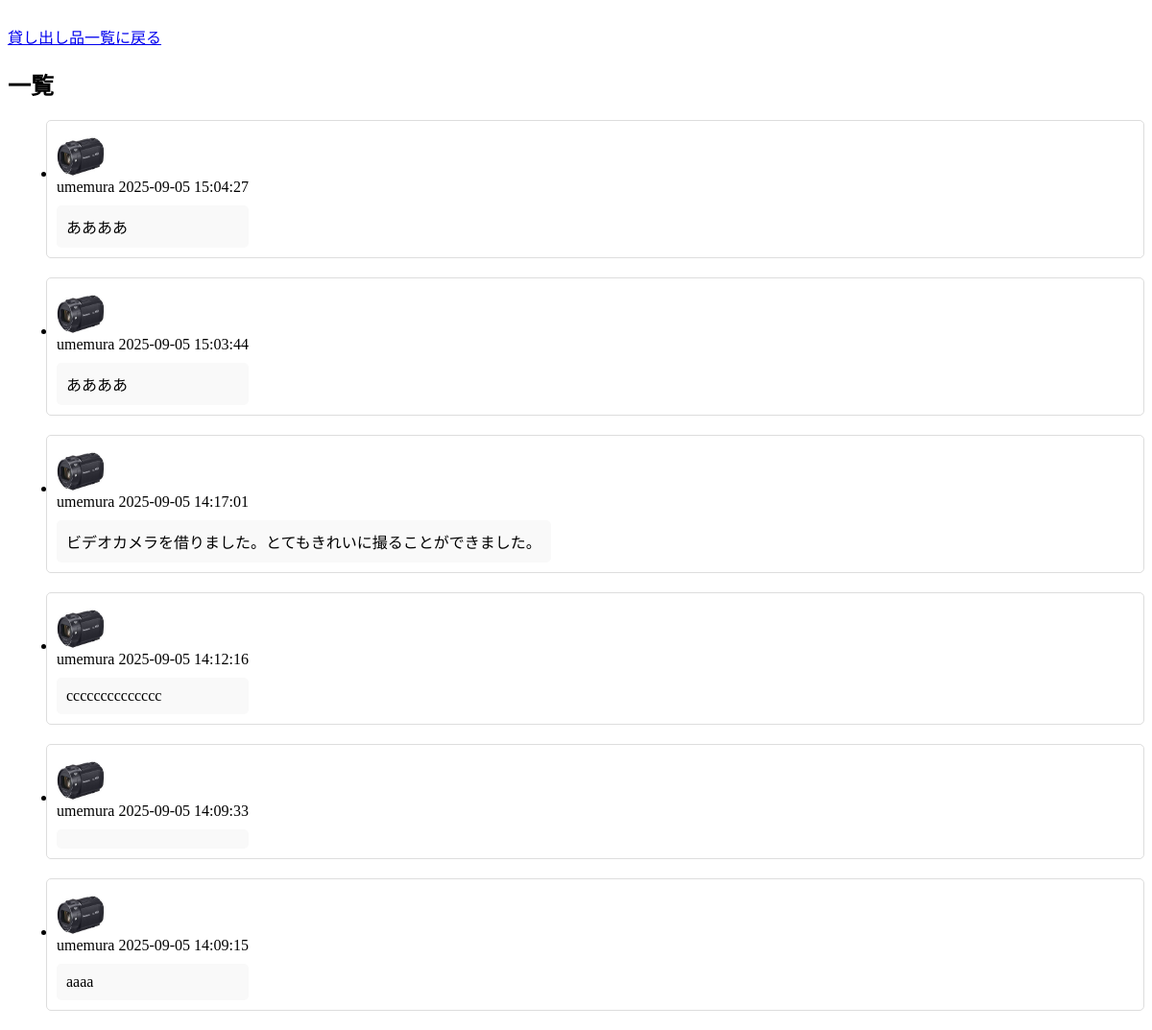
The page /mess on the database as committed earlier.
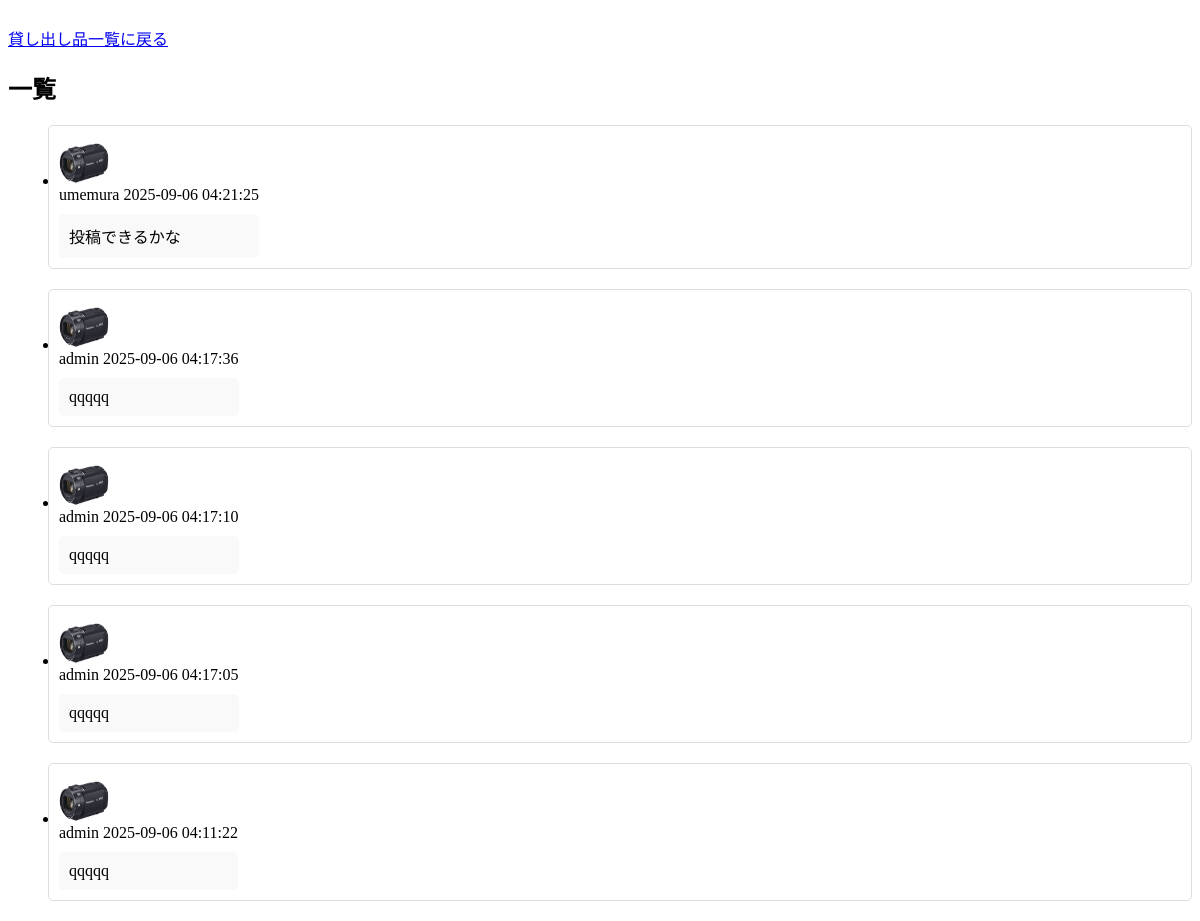
The same page on the database as committed later.
### config.py (models this page shows)
class Message(Model):
    id = IntegerField(primary_key=True)
    user = ForeignKeyField(User, backref="messages", on_delete="CASCADE")  # 参照先が削除された場合は削除する
    content = TextField()
    pub_date = TimestampField(default=datetime.datetime.now)
    reply_to = ForeignKeyField(
        "self", backref="messages", on_delete="CASCADE", null=True
    )  # 参照先が削除された場合は削除する nullを許容する
    class Meta:
        database = db
        table_name = "messages"

class User(UserMixin, Model):
    id = IntegerField(primary_key=True)
    name = CharField(unique=True)
    email = CharField(unique=True)
    password = TextField()
    class Meta:
        database = db
        table_name = "users"

### app.py (the view)
@app.route("/mess", methods=["GET", "POST"])
def mess():
    if request.method == "POST" and current_user.is_authenticated:
        Message.create(user=current_user, content=request.form["content"])
    messages = (
        Message.select()
        .where(Message.reply_to.is_null(True))
        .order_by(Message.pub_date.desc(), Message.id.desc())
    )
    return render_template("/select_item/message.html", messages=messages)

### templates/select_item/message.html (shortened to what this page needs)
    <a href="/select">貸し出し品一覧に戻る</a>
    <h2>一覧</h2>
    <ul>
        {% for message in messages %}
        <div class="message">
            <li>
                <img src="/static/s1.jpg" alt="ユーザー画像">
                <div class="message-info">
                    <div>{{ message.user.name }} {{ message.pub_date }}</div>
                    <div class="message-content">
                        {{ message.content }}
                    </div>
                </div>
            </li>
        </div>
        {% endfor %}
    </ul>

### templates/select_item/message.html (style rules this page uses)
.message { display: flex; align-items: center; margin-bottom: 20px; padding: 10px; border: 1px solid #ddd; border-radius: 5px; }
.message img { width: 50px; height: 50px; margin-right: 15px; border-radius: 50%; }
.message-info { display: flex; flex-direction: column; justify-content: center; }
.message-content { margin-top: 10px; padding: 10px; background-color: #f9f9f9; border-radius: 5px; }

Rows that differ between the two databases and show on the page:
removed Message: user.name "umemura", pub_date "2025-09-05 15:04:27", content "ああああ"
changed Message "umemura": pub_date "2025-09-05 15:03:44" → "2025-09-06 04:21:25"; content "ああああ" → "投稿できるかな"
changed Message (number 2 of 5 on the later page): user.name "umemura" → "admin"; pub_date "2025-09-05 14:17:01" → "2025-09-06 04:17:36"; content "ビデオカメラを借りました。とてもきれいに撮ることができました。" → "qqqqq"
changed Message (number 3 of 5 on the later page): user.name "umemura" → "admin"; pub_date "2025-09-05 14:12:16" → "2025-09-06 04:17:10"; content "cccccccccccccc" → "qqqqq"
changed Message (number 4 of 5 on the later page): user.name "umemura" → "admin"; pub_date "2025-09-05 14:09:33" → "2025-09-06 04:17:05"; content (not shown) → "qqqqq"
changed Message (number 5 of 5 on the later page): user.name "umemura" → "admin"; pub_date "2025-09-05 14:09:15" → "2025-09-06 04:11:22"; content "aaaa" → "qqqqq"
